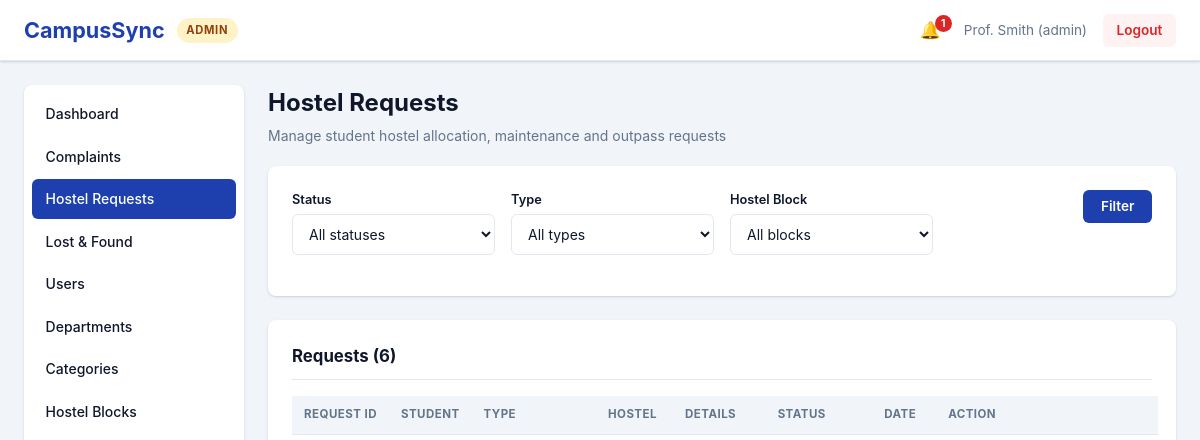
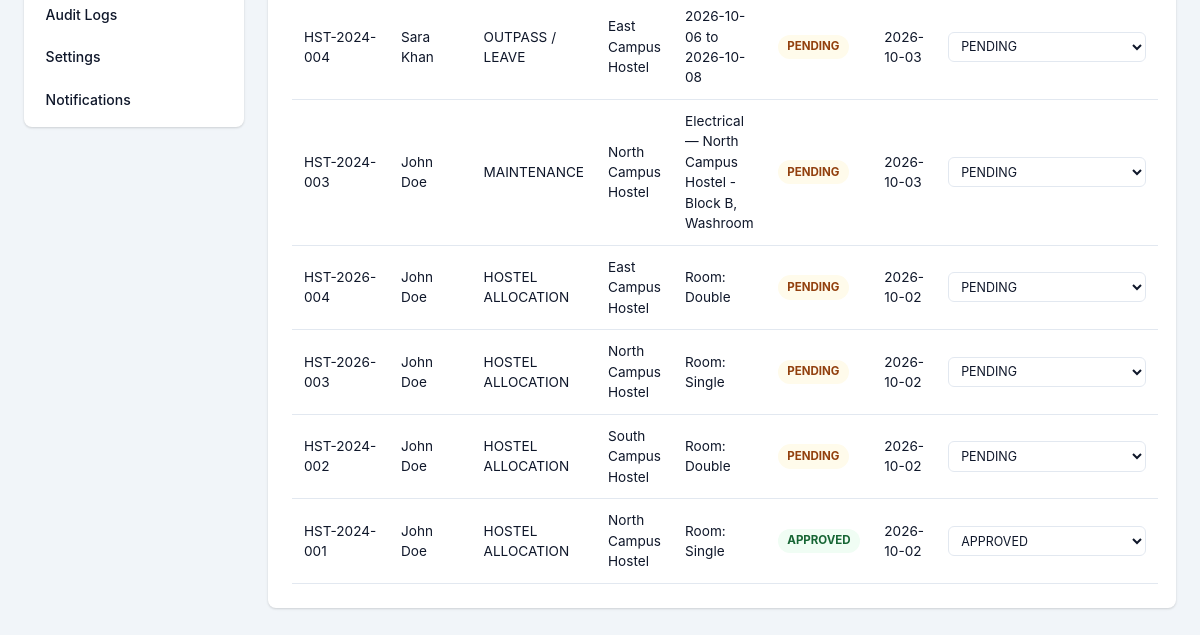
The app's page /admin/hostel-requests (signed in), older data (2 pictures, top to bottom).
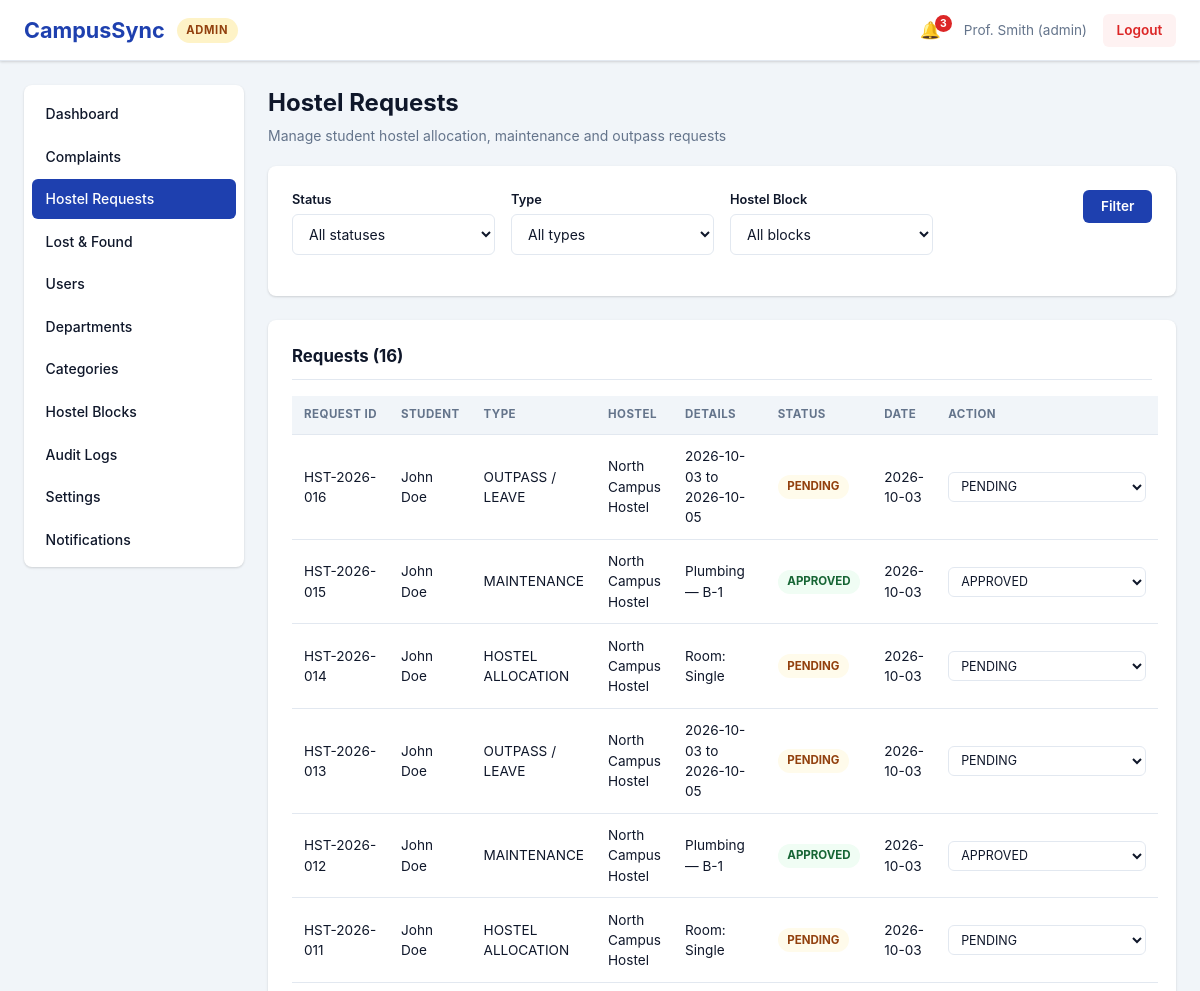
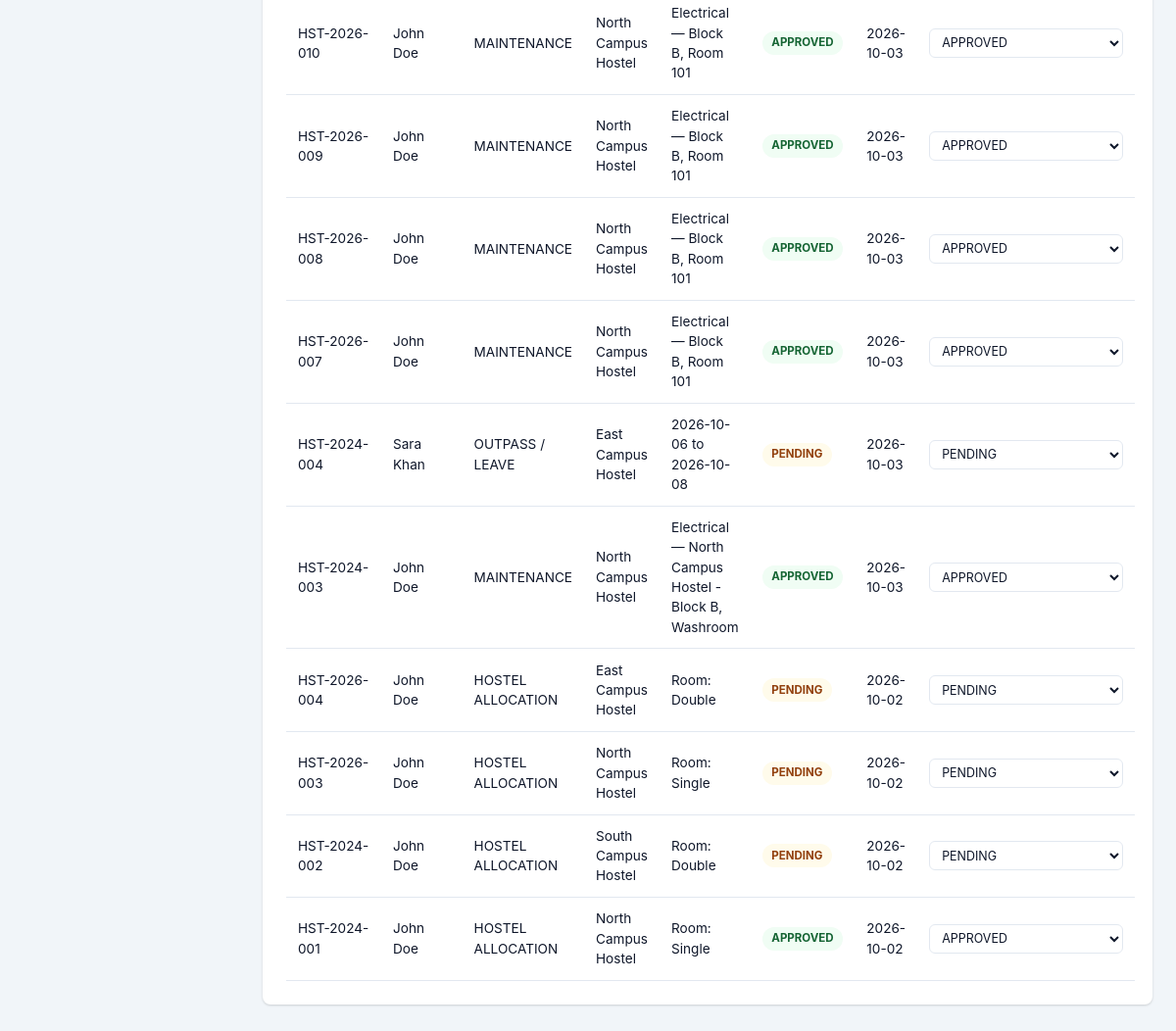
The same page, newer data (2 pictures, top to bottom).
### models.py (models this page shows, shortened)
class HostelRequest(db.Model):
    __tablename__ = 'hostel_requests'
    id = db.Column(db.Integer, primary_key=True)
    request_id = db.Column(db.String(20), unique=True, nullable=False)
    student_id = db.Column(db.Integer, db.ForeignKey('users.id'), nullable=False)
    hostel_name = db.Column(db.String(100), nullable=False)
    room_preference = db.Column(db.String(50), nullable=False)
    reason = db.Column(db.Text, nullable=False)
    status = db.Column(db.String(20), default='Pending')
    created_at = db.Column(db.DateTime, default=datetime.utcnow)
    updated_at = db.Column(db.DateTime, default=datetime.utcnow, onupdate=datetime.utcnow)
    hostel_block_id = db.Column(db.Integer, db.ForeignKey('hostel_blocks.id'), nullable=True)
    request_type = db.Column(db.String(40), default=REQ_ALLOCATION)
    issue_type = db.Column(db.String(60))       # maintenance issue type
    location = db.Column(db.String(120))        # maintenance location
    start_date = db.Column(db.Date)             # outpass
    end_date = db.Column(db.Date)               # outpass
    warden_comment = db.Column(db.Text)
    clarification_note = db.Column(db.Text)
    decided_by_id = db.Column(db.Integer, db.ForeignKey('users.id'), nullable=True)
    decided_at = db.Column(db.DateTime)
    block = db.relationship('HostelBlock', lazy=True)
    decided_by = db.relationship('User', foreign_keys=[decided_by_id], lazy=True)

class User(db.Model):
    __tablename__ = 'users'
    id = db.Column(db.Integer, primary_key=True)
    username = db.Column(db.String(80), unique=True, nullable=False)
    password_hash = db.Column(db.String(120), nullable=False)
    role = db.Column(db.String(20), nullable=False)  # student|warden|staff|lostfound|admin
    full_name = db.Column(db.String(100), nullable=False)
    email = db.Column(db.String(120), unique=True, nullable=False)
    created_at = db.Column(db.DateTime, default=datetime.utcnow)
    phone = db.Column(db.String(20))
    department_id = db.Column(db.Integer, db.ForeignKey('departments.id'), nullable=True)
    is_active = db.Column(db.Boolean, default=True)
    failed_login_attempts = db.Column(db.Integer, default=0)
    locked_until = db.Column(db.DateTime)
    last_login_at = db.Column(db.DateTime)
    complaints = db.relationship('Complaint', backref='student', lazy=True,
                                foreign_keys='Complaint.student_id')
    hostel_requests = db.relationship('HostelRequest', backref='student', lazy=True,
                                      foreign_keys='HostelRequest.student_id')
    notifications = db.relationship('Notification', backref='user', lazy=True)

### routes/admin.py (the view)
@admin_bp.route('/hostel-requests')
@admin_required
def hostel_requests():
    user = current_user()
    filters = {k: request.args.get(k, '') for k in ('from', 'to', 'status', 'type', 'block')}
    q = apply_filters(HostelRequest.query, HostelRequest, filters, HostelRequest.created_at)
    if filters.get('block', '').isdigit():
        q = q.filter(HostelRequest.hostel_block_id == int(filters['block']))
    return render_template('admin/hostel_requests.html', requests=q.order_by(
        HostelRequest.created_at.desc()).all(), statuses=HOSTEL_REQUEST_STATUSES,
        blocks=HostelBlock.query.order_by(HostelBlock.name).all(),
        filters=filters, unread_notifications=unread_count(user.id))

### routes/admin.py (called while the page is built)
def _parse_date(value):
    if not value:
        return None
    try:
        return datetime.strptime(value.strip(), '%Y-%m-%d').date()
    except ValueError:
        return None

def apply_filters(query, model, args, date_field=None):
    start = _parse_date(args.get('from'))
    end = _parse_date(args.get('to'))
    if date_field is not None and start:
        query = query.filter(date_field >= datetime.combine(start, datetime.min.time()))
    if date_field is not None and end:
        query = query.filter(date_field <= datetime.combine(end, datetime.max.time()))
    status = args.get('status', '').strip().upper()
    if status:
        query = query.filter(model.status == status)
    dept = args.get('department', '').strip()
    if dept.isdigit():
        query = query.filter(model.department_id == int(dept))
    return query

### security.py (called while the page is built)
def current_user():
    user_id = session.get('user_id')
    if not user_id:
        return None
    return db.session.get(User, user_id)

def unread_count(user_id):
    return Notification.query.filter_by(user_id=user_id, is_read=False).count()

### templates/admin/hostel_requests.html (shortened to what this page needs)
{% extends 'base.html' %}
{% block content %}
<div class='page-container'>
    <div class='page-header'>
        <h2>Hostel Requests</h2>
        <p>Manage student hostel allocation, maintenance and outpass requests</p>
    </div>
    <form method='GET' class='form-card' novalidate>
        <div class='form-row'>
            <div class='form-group'>
                <label for='status'>Status</label>
                <select id='status' name='status'>
                    <option value=''>All statuses</option>
                </select>
            </div>
            <div class='form-group'>
                <label for='type'>Type</label>
                <select id='type' name='type'>
                    <option value=''>All types</option>
                </select>
            </div>
            <div class='form-group'>
                <label for='block'>Hostel Block</label>
                <select id='block' name='block'>
                    <option value=''>All blocks</option>
                </select>
            </div>
            <div class='form-group' style='display:flex;align-items:flex-end;'>
                <button type='submit' class='btn btn-primary'>Filter</button>
            </div>
        </div>
    </form>
    <div class='table-card'>
        <h3>Requests ({{ requests|length }})</h3>
        {% if requests %}
        <div class='table-responsive'>
            <table class='data-table'>
                <thead>
                    <tr>
                        <th>Request ID</th><th>Student</th><th>Type</th><th>Hostel</th>
                        <th>Details</th><th>Status</th><th>Date</th><th>Action</th>
                    </tr>
                </thead>
                <tbody>
                    {% for req in requests %}
                    <tr>
                        <td>{{ req.request_id }}</td>
                        <td>{{ req.student.full_name if req.student else 'N/A' }}</td>
                        <td>{{ req.request_type }}</td>
                        <td>{{ req.hostel_name }}</td>
                        <td>
                            {% if req.request_type == 'MAINTENANCE' %}{{ req.issue_type }} — {{ req.location }}
                            {% elif req.request_type == 'OUTPASS / LEAVE' %}{{ req.start_date }} to {{ req.end_date }}
                            {% else %}Room: {{ req.room_preference }}{% endif %}
                        </td>
                        <td><span class='status-badge status-{{ req.status|lower|replace(' ', '-') }}'>{{ req.status }}</span></td>
                        <td>{{ req.created_at.strftime('%Y-%m-%d') if req.created_at else 'N/A' }}</td>
                        <td>
                            <form method='POST' action='{{ url_for('admin.update_hostel_status') }}' class='status-form'>
                                <select name='status' onchange='this.form.submit()' class='status-select'>
                                    {% for s in statuses %}
                                    <option value='{{ s }}' {% if req.status == s %}selected{% endif %}>{{ s }}</option>
                                    {% endfor %}
                                </select>
                            </form>
                        </td>
                    </tr>
                    {% endfor %}
                </tbody>
            </table>
        </div>
        {% else %}
        <p class='empty-state'>No hostel requests match your filters.</p>
        {% endif %}
    </div>
</div>
{% endblock %}

### templates/base.html (shortened to what the changed rows need)
<!DOCTYPE html>
<html lang='en'>
<head>
    <link rel='stylesheet' href='{{ url_for('static', filename='css/style.css') }}'>
</head>
<body data-guard-exit="{{ 'true' if request.endpoint in ('student.dashboard', 'warden.dashboard', 'staff.dashboard', 'lostfound.dashboard', 'admin.dashboard') else 'false' }}" data-logout-url="{{ url_for('auth.logout') }}">
    <div class='app-container'>
        {% if session.user_id %}
        <header class='header'>
            <div class='header-left'>
                <h1 class='logo'>CampusSync</h1>
            </div>
            <div class='header-right'>
                <a href='{{ url_for('student.notifications') if session.role == 'student' else url_for('admin.notifications') if session.role == 'admin' else '#' }}'
                   class='notification-indicator {% if unread_notifications|default(0) > 0 %}has-unread{% endif %}'>
                    <span class='bell'>🔔</span>
                    {% if unread_notifications|default(0) > 0 %}
                        <span class='badge'>{{ unread_notifications }}</span>
                    {% endif %}
                </a>
            </div>
        </header>
        <div class='main-container'>
            <main class='content'>
                {% block content %}{% endblock %}
            </main>
        </div>
        {% else %}
            {% block login_content %}{% endblock %}
        {% endif %}
    </div>
</body>
</html>

Row changes from the older to the newer data that the page shows:
added HostelRequest: request_id "HST-2026-016", student "John Doe", request_type "OUTPASS / LEAVE", hostel_name "North Campus Hostel", start_date "2026-10-03", end_date "2026-10-05", status "PENDING", created_at "2026-10-03"
added HostelRequest: request_id "HST-2026-015", student "John Doe", request_type "MAINTENANCE", hostel_name "North Campus Hostel", issue_type "Plumbing", location "B-1", status "APPROVED", created_at "2026-10-03"
added HostelRequest: request_id "HST-2026-014", student "John Doe", request_type "HOSTEL ALLOCATION", hostel_name "North Campus Hostel", room_preference "Single", status "PENDING", created_at "2026-10-03"
added HostelRequest: request_id "HST-2026-013", student "John Doe", request_type "OUTPASS / LEAVE", hostel_name "North Campus Hostel", start_date "2026-10-03", end_date "2026-10-05", status "PENDING", created_at "2026-10-03"
added HostelRequest: request_id "HST-2026-012", student "John Doe", request_type "MAINTENANCE", hostel_name "North Campus Hostel", issue_type "Plumbing", location "B-1", status "APPROVED", created_at "2026-10-03"
added HostelRequest: request_id "HST-2026-011", student "John Doe", request_type "HOSTEL ALLOCATION", hostel_name "North Campus Hostel", room_preference "Single", status "PENDING", created_at "2026-10-03"
added HostelRequest: request_id "HST-2026-010", student "John Doe", request_type "MAINTENANCE", hostel_name "North Campus Hostel", issue_type "Electrical", location "Block B, Room 101", status "APPROVED", created_at "2026-10-03"
added HostelRequest: request_id "HST-2026-009", student "John Doe", request_type "MAINTENANCE", hostel_name "North Campus Hostel", issue_type "Electrical", location "Block B, Room 101", status "APPROVED", created_at "2026-10-03"
added HostelRequest: request_id "HST-2026-008", student "John Doe", request_type "MAINTENANCE", hostel_name "North Campus Hostel", issue_type "Electrical", location "Block B, Room 101", status "APPROVED", created_at "2026-10-03"
added HostelRequest: request_id "HST-2026-007", student "John Doe", request_type "MAINTENANCE", hostel_name "North Campus Hostel", issue_type "Electrical", location "Block B, Room 101", status "APPROVED", created_at "2026-10-03"
changed HostelRequest "HST-2024-003": status "PENDING" → "APPROVED"
Text that changed along with them:
{{ unread_notifications }}: "1" → "3"
{{ requests|length }}: "6" → "16"
